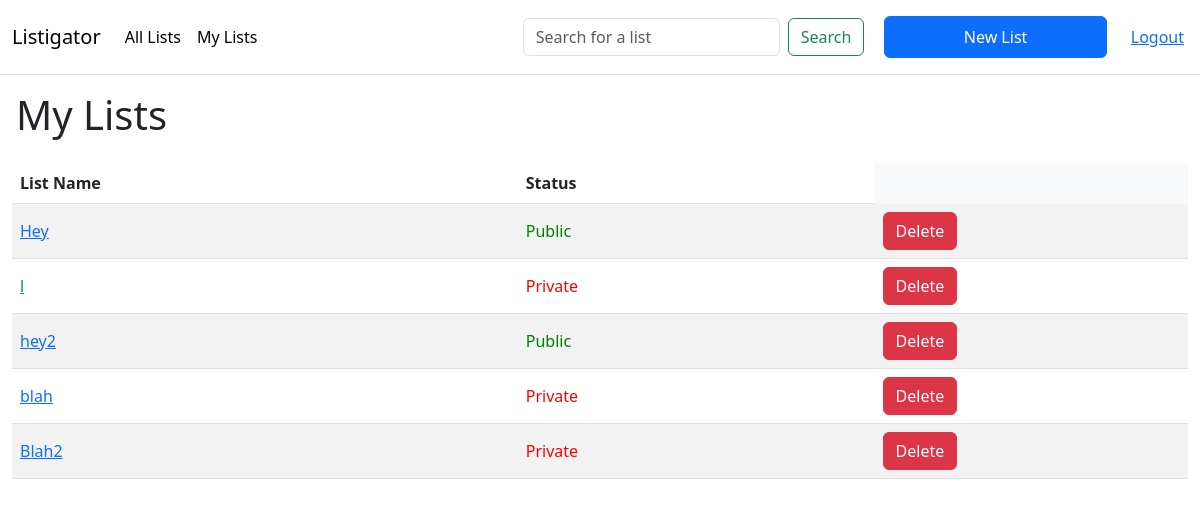
Page /mylists (signed in) on the earlier database version.
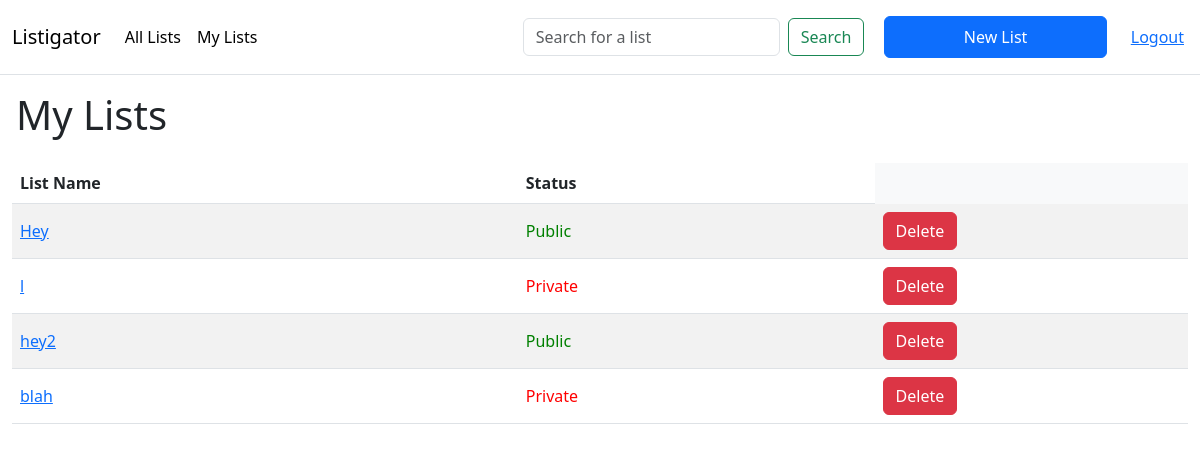
Same page on the later database version.
### listigator/models.py (models this page shows, shortened)
class List(db.Model):
    id = db.Column(db.Integer, primary_key=True)
    user_id = db.Column(db.Integer, db.ForeignKey('user.id'),
        nullable=False)
    public = db.Column(db.Boolean, nullable=False, default=False)
    title = db.Column(db.String(50), nullable=False)
    lawyers = db.relationship('Lawyer', secondary=list_lawyers, lazy='subquery',
        backref=db.backref('lists', lazy=True))

### listigator/app.py (the view)
@main.route('/mylists')
@login_required
def mylists():
    user_id = session.get('user_id')
    user = User.query.get(user_id)
    lists = user.lists
    return render_template('main/mylists.html', lists=lists)

### listigator/auth.py (called while the page is built)
def login_required(route):
    @functools.wraps(route)
    def wrapped_route(**kwargs):
        if session.get('user_id') is None:
            return redirect(url_for('auth.login'))
        return route(**kwargs)
    return wrapped_route

### listigator/templates/main/mylists.html (shortened to what this page needs)
{% extends 'main/layout.html' %}
{% block main %}
<h1 class='p-3'>My Lists</h1>
{% if lists %}
<div class="container-fluid">
    <table class='table ph-3 bg-light table-striped'>
        <thead>
            <tr>
                <th scope="col">List Name</th>
                <th scope="col">Status</th>
            </tr>
        </thead>
        <tbody>
            {% for list in lists %}
                <tr class='align-middle me-auto p-3'>
                    <td class='name'><a href="/list/{{ list.id }}">{{ list.title }}</a></td>
                    {% if list.public %}
                    <td style="color: green">Public</td>
                    {% else %}
                    <td style="color: red">Private</td>
                    {% endif %}
                    <td style="max-width: 60px">
                        <form class=method="GET" action="/delete/{{ list.id }}">
                            <input class="float-right btn btn-danger" type="submit" value="Delete">
                        </form>
                    </td>
                </tr>
            {% endfor %}
        </tbody>
    </table>
</div>
{% else %}
    <h3 class="p-3 text-danger">You have no lists yet.</h3>
{% endif %}
{% endblock %}

### listigator/templates/main/layout.html (shortened to what this page needs)
<!DOCTYPE html>
<html>
  <head>
    {% block head %}
    <link rel="stylesheet" href="{{url_for('static', filename='css/style.css')}}">
    <link href="https://cdn.jsdelivr.net/npm/bootstrap@5.3.0-alpha3/dist/css/bootstrap.min.css" rel="stylesheet">
    {% endblock %}
  </head>
  <body>
    <nav class="navbar navbar-expand-lg border-bottom">
      <div class="container-fluid">
        <a class="navbar-brand" href="{{url_for('main.home')}}">Listigator</a>
        <div class="collapse navbar-collapse" id="navbarSupportedContent">
          <ul class="navbar-nav navbar-left me-auto mb-2 mb-lg-0">
            <li class="nav-item">
              <a class="nav-link active" aria-current="page" href="{{url_for('main.publiclists')}}">All Lists</a>
            </li>
            <li class="nav-item">
              <a class="nav-link active" aria-current="page" href="{{url_for('main.mylists')}}">My Lists</a>
            </li>
          </ul>
          <form id="search" class="d-flex" role="search" method="post" action="{{url_for('main.listSearch')}}">
            <input name="searchTitle" class="form-control me-2" type="search" placeholder="Search for a list" aria-label="Search" required>
            <button class="btn btn-outline-success" type="submit">Search</button>
          </form>
        </div>
      </div>
      <button class='btn btn-primary m-2 p-2 w-25' type='button' id='new-list-btn'>New List</button>
      <a class='p-2 m-2' href="{{url_for('auth.logout')}}">Logout</a>
    </nav>
    <main>
        <div class='col'>
          {% block main %}
          {% endblock %}
        </div>
    </main>
  </body>
</html>

### listigator/static/css/style.css (style rules this page uses)
:root { --primary: #00356b; --secondary: #287dc0; --tertiary: #63aaff; --grey: lightgrey; --white: #fff; }

Differences in the rows shown:
removed List: title "Blah2", public "Private"
